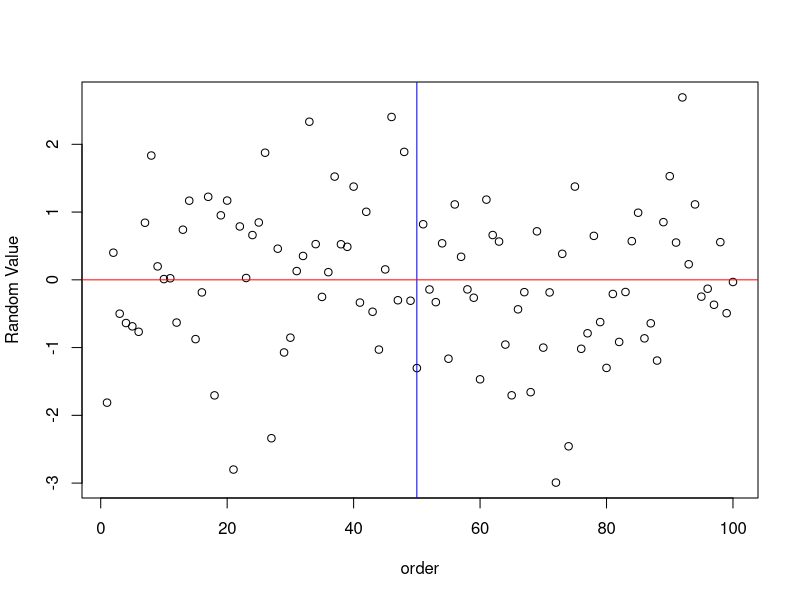

Write the R code that produced this figure.
plot(rnorm(100), xlab = "order", ylab = "Random Value")

abline(v = 50, col = "blue")
abline(h = 0, col = "red", lty = 1)





